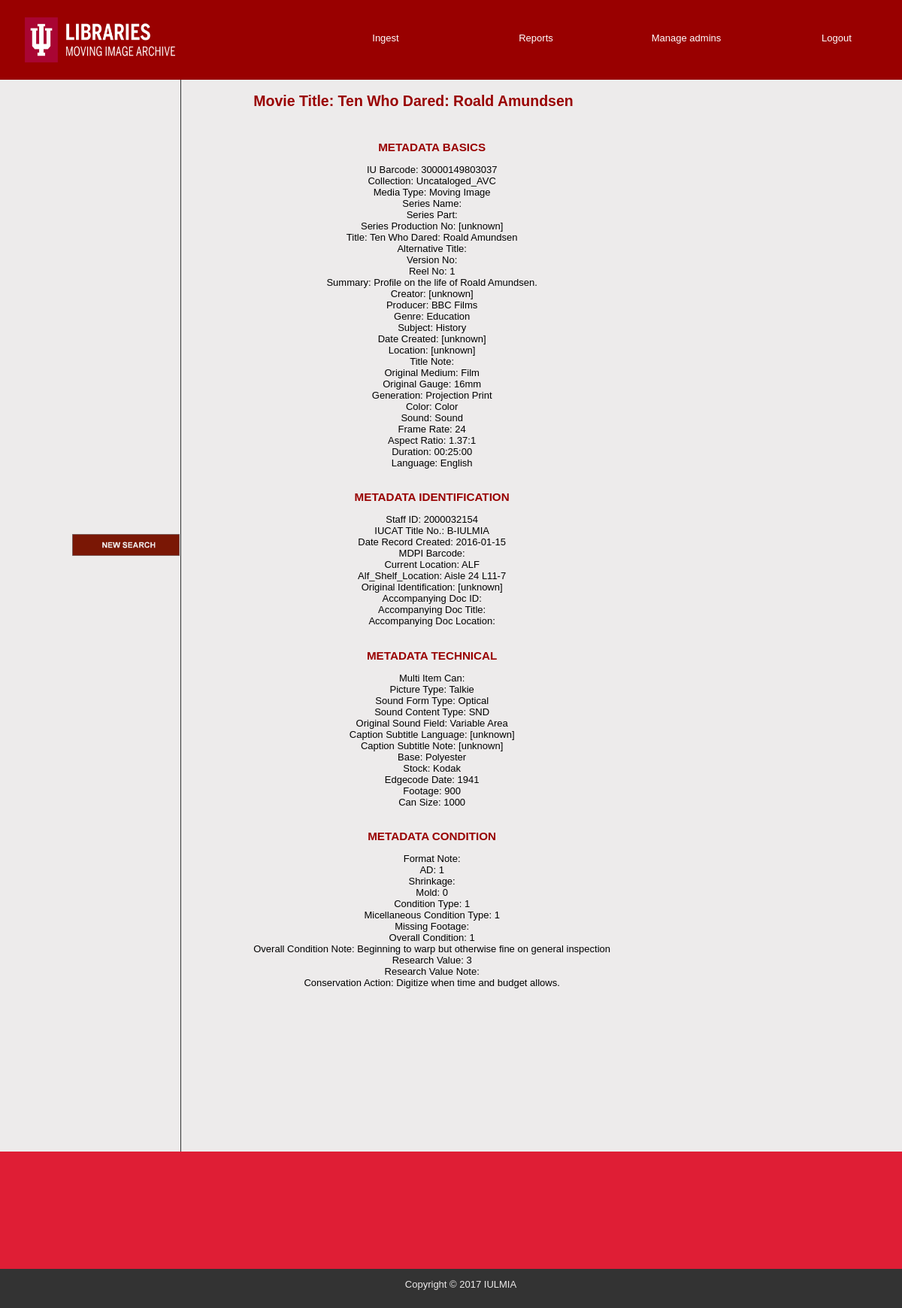
Page /public/moviepageadmin.php?movieid=30000149803037 (signed in) on the committed database.
### tables this page shows
CREATE TABLE BIB_BASIC (
    Bib_IU_Barcode varchar(20) not null,
    Bib_Collection varchar(200) not null,
    Bib_Media_Type varchar(20),
    Bib_Series_Name varchar(200),
    Bib_Series_Part varchar(10),
    Bib_Series_Production_No varchar(25),
    Bib_Title varchar(200) not null,
    Bib_Alternative_Title varchar(200),
    Bib_Version_No smallint,
    Bib_Reel_No smallint,
    Bib_Summary varchar(200),
    Bib_Creator varchar(50),
    Bib_Producer varchar(50),
    Bib_Genre varchar(25) not null,
    Bib_Subject varchar(50) not null,
    Bib_Date_Created varchar(200),
    Bib_Location varchar(200),
    Bib_Title_Note varchar(200),
    Bib_Original_Medium varchar(15),
    Bib_Original_Gauge varchar(25),
    Bib_Generation varchar(50),
    Bib_Color varchar(20),
    Bib_Sound varchar(15),
    Bib_Frame_Rate int,
    Bib_Aspect_Ratio varchar(10),
    Bib_Duration time,
    Bib_Language varchar(50),
    primary key (Bib_IU_Barcode)
);

CREATE TABLE BIB_IDENT (
    Bibident_ID int not null auto_increment,
    Bib_IU_Barcode varchar(20) not null,
    Per_ID varchar(15) not null,
    Bibident_IUCAT_Title_No varchar(50),
    Bibident_Date_Record_Created DATE,
    Bibident_MDPI_Barcode bigint,
    Bibident_Current_Location varchar(50) not null,
    Bibident_Alf_Shelf_Location varchar(30),
    Bibident_Original_Identification varchar(25),
    Bibident_Accompanying_Doc_ID varchar(25),
    Bibident_Accompanying_Doc_Title varchar(200),
    Bibident_Accompanying_Doc_Location varchar(25),
    primary key (Bibident_ID), 
    foreign key (Bib_IU_Barcode) references BIB_BASIC (Bib_IU_Barcode),
    foreign key (Per_ID) references PERSON (Per_ID)
);

CREATE TABLE BIB_TECH (
    BibTech_ID int not null auto_increment,
    Bib_IU_Barcode varchar(20) not null,
    BibTech_Multi_Item_Can int,
    BibTech_Picture_Type varchar(50),
    BibTech_Sound_Form_Type varchar(25),
    BibTech_Sound_Content_Type varchar(200),
    BibTech_Original_Sound_Field varchar(200),
    BibTech_Caption_Subtitle_Language varchar(25),
    BibTech_Caption_Subtitle_Note varchar(200),
    BibTech_Base varchar(25),
    BibTech_Stock varchar(25),
    BibTech_Edgecode_Date year,
    BibTech_Footage int,
    BibTech_Can_Size int,
    primary key (BibTech_ID), 
    foreign key (Bib_IU_Barcode) references BIB_BASIC (Bib_IU_Barcode)
);

CREATE TABLE BIB_COND (
    Bibcond_ID int not null auto_increment,
    Bib_IU_Barcode varchar(20) not null,
    BibCond_Format_Note varchar(200),
    BibCond_AD smallint,
    BibCond_Shrinkage float(2,1),
    BibCond_Mold smallint,
    BibCond_Condition_Type smallint,
    BibCond_Micellaneous_Condition_Type varchar(200),
    BibCond_Missing_Footage int,
    BibCond_Overall_Condition smallint,
    BibCond_Overall_Condition_Note varchar(200),
    BibCond_Research_Value smallint,
    BibCond_Research_Value_Note varchar(200),
    BibCond_Conservation_Action varchar(200),
    primary key (Bibcond_ID), 
    foreign key (Bib_IU_Barcode) references BIB_BASIC (Bib_IU_Barcode)
);

### includes/functions.php (called while the page is built, shortened)
<?php
	function fetch_details_movie($movie_id) {
		global $connection;
		$query = "Select * from BIB_BASIC where Bib_IU_Barcode = $movie_id";
		$movie_details = mysqli_query($connection, $query);
		return $movie_details;
	}
	function fetch_ident_details_movie($movie_id) {
		global $connection;
		$query = "Select * from BIB_IDENT where Bib_IU_Barcode = $movie_id";
		$movie_details = mysqli_query($connection, $query);
		return $movie_details;
	}
	function fetch_tech_details_movie($movie_id) {
		global $connection;
		$query = "Select * from BIB_TECH where Bib_IU_Barcode = $movie_id";
		$movie_details = mysqli_query($connection, $query);
		return $movie_details;
	}
	function fetch_cond_details_movie($movie_id) {
		global $connection;
		$query = "Select * from BIB_COND where Bib_IU_Barcode = $movie_id";
		$movie_details = mysqli_query($connection, $query);
		return $movie_details;
	}
?>

### public/moviepageadmin.php (the view, shortened to what this page needs)
<?php require_once("../includes/data/db_config.php"); ?>
<?php require_once("../includes/functions.php"); ?>
<?php include("../includes/templates/header-admin.php"); ?>
<div id="main">
	<table>
		<tr>
			<td width="20%"><div id="navigation" style="padding-left: 40%; padding-bottom: 98%">
				<br>
				<br>
				<br>
				<a href="ingest.php"><img src="../public/images/NewSearchN.png" alt="New Search" width="100%"></a>
			</div></td>
			<td width="80%"><div id="page">
			<?php
				if(isset($_GET["movieid"])) {
					$movie_bib_details = fetch_details_movie($_GET["movieid"]);
					$output = "<h2>";
					$output .= "Movie Title: ";
					while ($mov = mysqli_fetch_assoc($movie_bib_details)) {
						$output .= $mov["Bib_Title"] . "</h2><br>";
						$output .= "<h3>METADATA BASICS</h3>";
						$output .= "IU Barcode: " . $mov["Bib_IU_Barcode"] . "<br>";
						$output .= "Collection: " . $mov["Bib_Collection"] . "<br>";
						$output .= "Media Type: " . $mov["Bib_Media_Type"] . "<br>";
						$output .= "Series Name: " . $mov["Bib_Series_Name"] . "<br>";
						$output .= "Series Part: " . $mov["Bib_Series_Part"] . "<br>";
						$output .= "Series Production No: " . $mov["Bib_Series_Production_No"] . "<br>";
						$output .= "Title: " . $mov["Bib_Title"] . "<br>";
						$output .= "Alternative Title: " . $mov["Bib_Alternative_Title"] . "<br>";
						$output .= "Version No: " . $mov["Bib_Version_No"] . "<br>";
						$output .= "Reel No: " . $mov["Bib_Reel_No"] . "<br>";
						$output .= "Summary: " . $mov["Bib_Summary"] . "<br>";
						$output .= "Creator: " . $mov["Bib_Creator"] . "<br>";
						$output .= "Producer: " . $mov["Bib_Producer"] . "<br>";
						$output .= "Genre: " . $mov["Bib_Genre"] . "<br>";
						$output .= "Subject: " . $mov["Bib_Subject"] . "<br>";
						$output .= "Date Created: " . $mov["Bib_Date_Created"] . "<br>";
						$output .= "Location: " . $mov["Bib_Location"] . "<br>";
						$output .= "Title Note: " . $mov["Bib_Title_Note"] . "<br>";
						$output .= "Original Medium: " . $mov["Bib_Original_Medium"] . "<br>";
						$output .= "Original Gauge: " . $mov["Bib_Original_Gauge"] . "<br>";
						$output .= "Generation: " . $mov["Bib_Generation"] . "<br>";
						$output .= "Color: " . $mov["Bib_Color"] . "<br>";
						$output .= "Sound: " . $mov["Bib_Sound"] . "<br>";
						$output .= "Frame Rate: " . $mov["Bib_Frame_Rate"] . "<br>";
						$output .= "Aspect Ratio: " . $mov["Bib_Aspect_Ratio"] . "<br>";
						$output .= "Duration: " . $mov["Bib_Duration"] . "<br>";
						$output .= "Language: " . $mov["Bib_Language"] . "<br>";
					}
					echo "$output";
				}
			?>
			<br>
			<h3>METADATA IDENTIFICATION</h3>
			<?php
				if(isset($_GET["movieid"])) {
					$movie_bib_details = fetch_ident_details_movie($_GET["movieid"]);
					$output = "";
					while ($mov = mysqli_fetch_assoc($movie_bib_details)) {
						$output .= "Staff ID: " . $mov["Per_ID"] . "<br>";
						$output .= "IUCAT Title No.: " . $mov["Bibident_IUCAT_Title_No"] . "<br>";
						$output .= "Date Record Created: " . $mov["Bibident_Date_Record_Created"] . "<br>";
						$output .= "MDPI Barcode: " . $mov["Bibident_MDPI_Barcode"] . "<br>";
						$output .= "Current Location: " . $mov["Bibident_Current_Location"] . "<br>";
						$output .= "Alf_Shelf_Location: " . $mov["Bibident_Alf_Shelf_Location"] . "<br>";
						$output .= "Original Identification: " . $mov["Bibident_Original_Identification"] . "<br>";
						$output .= "Accompanying Doc ID: " . $mov["Bibident_Accompanying_Doc_ID"] . "<br>";
						$output .= "Accompanying Doc Title: " . $mov["Bibident_Accompanying_Doc_Title"] . "<br>";
						$output .= "Accompanying Doc Location: " . $mov["Bibident_Accompanying_Doc_Location"] . "<br>";
					}
					echo "$output";
				}
			?>
			<br>
			<h3>METADATA TECHNICAL</h3>
			<?php
				if(isset($_GET["movieid"])) {
					$movie_bib_details = fetch_tech_details_movie($_GET["movieid"]);
					$output = "";
					while ($mov = mysqli_fetch_assoc($movie_bib_details)) {
						$output .= "Multi Item Can: " . $mov["BibTech_Multi_Item_Can"] . "<br>";
						$output .= "Picture Type: " . $mov["BibTech_Picture_Type"] . "<br>";
						$output .= "Sound Form Type: " . $mov["BibTech_Sound_Form_Type"] . "<br>";
						$output .= "Sound Content Type: " . $mov["BibTech_Sound_Content_Type"] . "<br>";
						$output .= "Original Sound Field: " . $mov["BibTech_Original_Sound_Field"] . "<br>";
						$output .= "Caption Subtitle Language: " . $mov["BibTech_Caption_Subtitle_Language"] . "<br>";
						$output .= "Caption Subtitle Note: " . $mov["BibTech_Caption_Subtitle_Note"] . "<br>";
						$output .= "Base: " . $mov["BibTech_Base"] . "<br>";
						$output .= "Stock: " . $mov["BibTech_Stock"] . "<br>";
						$output .= "Edgecode Date: " . $mov["BibTech_Edgecode_Date"] . "<br>";
						$output .= "Footage: " . $mov["BibTech_Footage"] . "<br>";
						$output .= "Can Size: " . $mov["BibTech_Can_Size"] . "<br>";
					}
					echo "$output";
				}
			?>
			<br>
			<h3>METADATA CONDITION</h3>
			<?php
				if(isset($_GET["movieid"])) {
					$movie_bib_details = fetch_cond_details_movie($_GET["movieid"]);
					$output = "";
					while ($mov = mysqli_fetch_assoc($movie_bib_details)) {
						$output .= "Format Note: " . $mov["BibCond_Format_Note"] . "<br>";
						$output .= "AD: " . $mov["BibCond_AD"] . "<br>";
						$output .= "Shrinkage: " . $mov["BibCond_Shrinkage"] . "<br>";
						$output .= "Mold: " . $mov["BibCond_Mold"] . "<br>";
						$output .= "Condition Type: " . $mov["BibCond_Condition_Type"] . "<br>";
						$output .= "Micellaneous Condition Type: " . $mov["BibCond_Micellaneous_Condition_Type"] . "<br>";
						$output .= "Missing Footage: " . $mov["BibCond_Missing_Footage"] . "<br>";
						$output .= "Overall Condition: " . $mov["BibCond_Overall_Condition"] . "<br>";
						$output .= "Overall Condition Note: " . $mov["BibCond_Overall_Condition_Note"] . "<br>";
						$output .= "Research Value: " . $mov["BibCond_Research_Value"] . "<br>";
						$output .= "Research Value Note: " . $mov["BibCond_Research_Value_Note"] . "<br>";
						$output .= "Conservation Action: " . $mov["BibCond_Conservation_Action"] . "<br>";
					}
					echo "$output";
				}
			?>
			</div></td>
		</tr>
	</table>
</div>
<?php include("../includes/templates/footer.php"); ?>

### public/css/public.css (style rules this page uses)
html { height: 100%; width: 100%; }
body { width: 100%; height: 100%; margin: 0; padding: 0; border: 0; font-family: Verdana, Arial, Helvetica, sans-serif; font-size: 13px; line-height: 15px; background: #EDEBEB; text-align: center; }
#main { width: 100%; background: #EDEBEB; overflow: auto; position: relative; }
#navigation { float: left; margin: 0; color: #191919; background: #EDEBEB; }
#navigation a { color: #191919; text-decoration: none; }
#page { float: left; margin: 0; padding-left: 10%; background: #EDEBEB; padding-bottom: 22.5%; }
#page h2 { color: #990000; margin-top: 1em; text-align: left; }
#page h3 { color: #990000; }
table { border-collapse: collapse; }
table td { border: 1px solid #333333; }
table tr:first-child td { border-top: 0; }
table tr:last-child td { border-bottom: 0; }
table tr td:first-child { border-left: 0; }
table tr td:last-child { border-right: 0; }

### rows in the picture
bib_basic: Bib_Title "Ten Who Dared: Roald Amundsen", Bib_IU_Barcode "30000149803037", Bib_Collection "Uncataloged_AVC", Bib_Media_Type "Moving Image", Bib_Series_Production_No "[unknown]", Bib_Reel_No "1", Bib_Summary "Profile on the life of Roald Amundsen.", Bib_Creator "[unknown]", Bib_Producer "BBC Films", Bib_Genre "Education", Bib_Subject "History", Bib_Date_Created "[unknown]", Bib_Location "[unknown]", Bib_Original_Medium "Film", Bib_Original_Gauge "16mm", Bib_Generation "Projection Print", Bib_Color "Color", Bib_Sound "Sound", Bib_Frame_Rate "24", Bib_Aspect_Ratio "1.37:1", Bib_Duration "00:25:00", Bib_Language "English"
bib_ident: Per_ID "2000032154", Bibident_IUCAT_Title_No "B-IULMIA", Bibident_Date_Record_Created "2016-01-15", Bibident_Current_Location "ALF", Bibident_Alf_Shelf_Location "Aisle 24 L11-7", Bibident_Original_Identification "[unknown]"
bib_tech: BibTech_Picture_Type "Talkie", BibTech_Sound_Form_Type "Optical", BibTech_Sound_Content_Type "SND", BibTech_Original_Sound_Field "Variable Area", BibTech_Caption_Subtitle_Language "[unknown]", BibTech_Caption_Subtitle_Note "[unknown]", BibTech_Base "Polyester", BibTech_Stock "Kodak", BibTech_Edgecode_Date "1941", BibTech_Footage "900", BibTech_Can_Size "1000"
bib_cond: BibCond_AD "1", BibCond_Mold "0", BibCond_Condition_Type "1", BibCond_Micellaneous_Condition_Type "1", BibCond_Overall_Condition "1", BibCond_Overall_Condition_Note "Beginning to warp but otherwise fine on general inspection", BibCond_Research_Value "3", BibCond_Conservation_Action "Digitize when time and budget allows."

### other values in the picture
$output "Movie Title:"
